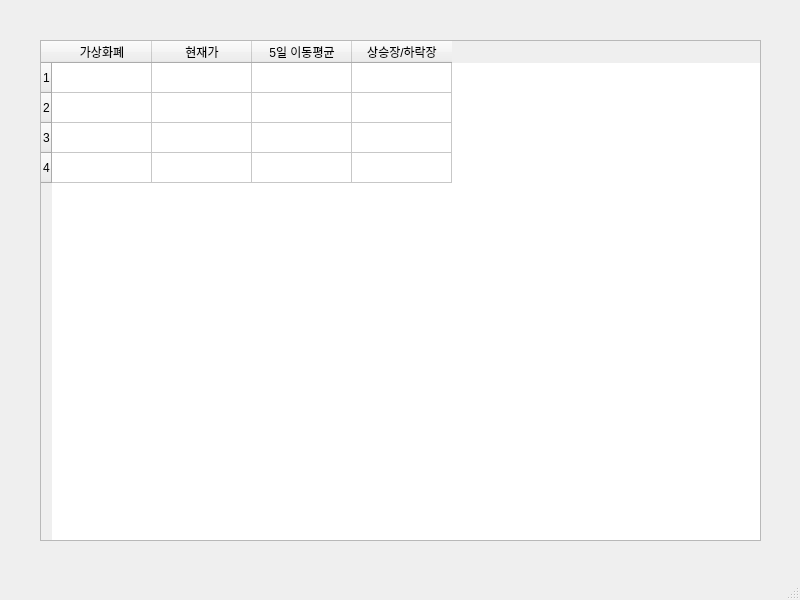
<?xml version="1.0" encoding="UTF-8"?>
<ui version="4.0">
 <class>MainWindow</class>
 <widget class="QMainWindow" name="MainWindow">
  <property name="geometry">
   <rect>
    <x>0</x>
    <y>0</y>
    <width>800</width>
    <height>600</height>
   </rect>
  </property>
  <property name="windowTitle">
   <string>MainWindow</string>
  </property>
  <widget class="QWidget" name="centralwidget">
   <widget class="QTableWidget" name="tableWidget">
    <property name="geometry">
     <rect>
      <x>40</x>
      <y>40</y>
      <width>721</width>
      <height>501</height>
     </rect>
    </property>
    <property name="rowCount">
     <number>4</number>
    </property>
    <row/>
    <row/>
    <row/>
    <row/>
    <column>
     <property name="text">
      <string>가상화폐</string>
     </property>
    </column>
    <column>
     <property name="text">
      <string>현재가</string>
     </property>
    </column>
    <column>
     <property name="text">
      <string>5일 이동평균</string>
     </property>
    </column>
    <column>
     <property name="text">
      <string>상승장/하락장</string>
     </property>
    </column>
   </widget>
  </widget>
  <widget class="QStatusBar" name="statusbar"/>
 </widget>
 <resources/>
 <connections/>
</ui>
